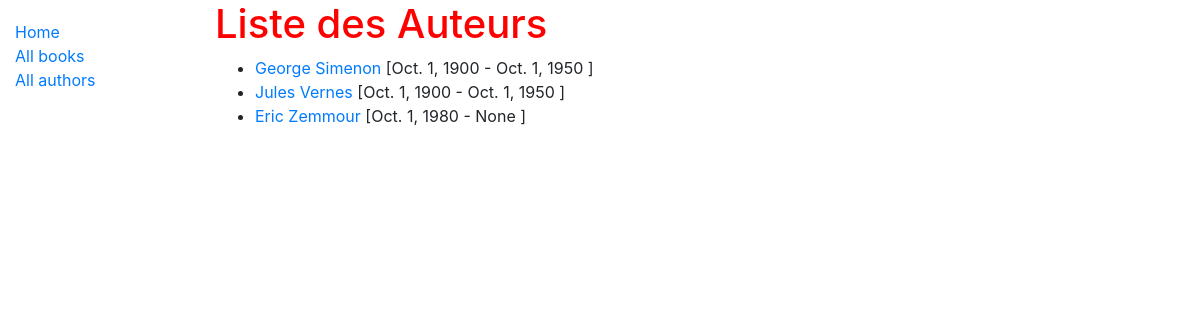
The page /catalog/authors on the database its author committed.
### catalog/models.py (models this page shows, shortened)
class Author(models.Model):
    first_name = models.CharField(max_length=100)
    last_name = models.CharField(max_length=100)
    date_of_birth = models.DateField(null=True, blank=True)
    date_of_death = models.DateField('died', null=True, blank=True)
    class Meta:
        ordering = ['last_name', 'first_name']
    def get_absolute_url(self):
        return reverse('author-detail', args=[str(self.id)])

### catalog/views.py (the view)
# urls.py: path('authors', views.AuthorListView.as_view(), name='authors'),
class AuthorListView(generic.ListView):
    model = Author

### catalog/templates/catalog/author_list.html
{% extends "base_generic.html" %}
{% block content %}
    <h1>Liste des Auteurs</h1>
    {% if author_list %}
        <ul>
            {% for author in author_list %}
                <li><a href="{{ author.get_absolute_url }}">{{ author.first_name }} {{ author.last_name }}</a>
                    [{{ author.date_of_birth }} - {{ author.date_of_death }} ]
                </li>
            {% endfor %}
        </ul>
    {% else %}
        <p>Pas de livre dans la librairie</p>
    {% endif %}
{% endblock %}

### catalog/templates/base_generic.html (shortened to what this page needs)
<!DOCTYPE html>
<html lang="en">
<head>
    <link href="https://cdn.jsdelivr.net/npm/bootstrap@4.5.3/dist/css/bootstrap.min.css"
 rel="stylesheet">
    {% load static %}
    <link href="{% static 'style.css' %}" rel="stylesheet">
</head>
<body>
<div class="container-fluid">
    <div class="row">
        <div class="col-sm-2">
            {% block sidebar %}
                <ul class="sidebar-nav">
                    <li><a href="{% url 'index' %}">Home</a></li>
                    <li><a href="{% url 'books' %}">All books</a></li>
                    <li><a href="{% url 'authors' %}">All authors</a></li>
                </ul>
            {% endblock %}
        </div>
        <div class="col-sm-10 ">{% block content %}{% endblock %}
             </div>
    </div>
</div>
</body>
</html>

### catalog/static/style.css (style rules this page uses)
h1 { color: red; }
.sidebar-nav { margin-top: 20px; padding: 0; list-style: none; }

### rows shown on the page
Author: first_name "George", last_name "Simenon", date_of_birth "Oct. 1, 1900", date_of_death "Oct. 1, 1950"
Author: first_name "Jules", last_name "Vernes", date_of_birth "Oct. 1, 1900", date_of_death "Oct. 1, 1950"
Author: first_name "Eric", last_name "Zemmour", date_of_birth "Oct. 1, 1980", date_of_death "None"
